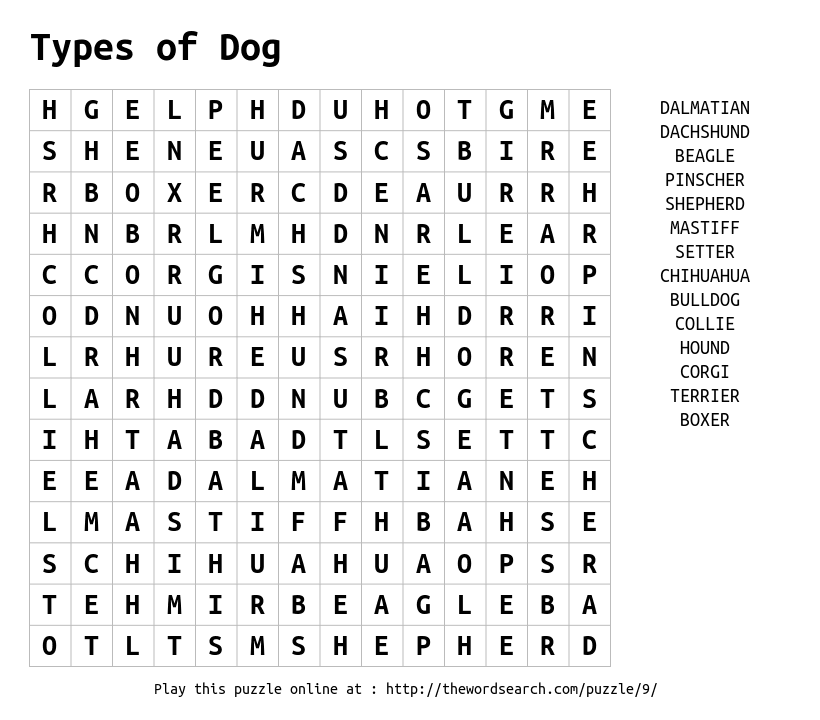
#> input picture src/cs575/hw2/Part_10/p10_search1.png, 820 x 720 px
$ python p6_code.py   (older library calls are emulated)
#> lines starting #> are read from the running program, lines starting #| are printed output that depends on the picture; after the words box and inside, x2 and y2 are one past the last pixel; in counts of white or black regions, pixels touching at a corner belong together
import os
import cv2
import numpy as np
import random


# Part 6
# Find all letters within the grid. Color each letter in a different random color. Identical letters must have
# the same color.

# [17 lines left out: functions color_change, rand_color, not called in this run]


#image = cv2.imread('Part_6/p6_search.png')
image = cv2.imread('Part_10/p10_search1.png')
#> image is the input picture: shape (720, 820, 3); min 0, max 255, mean 237.7
cv2.imshow("Image", image)

gray = cv2.cvtColor(image, cv2.COLOR_BGR2GRAY)
binary = cv2.threshold(gray, 235, 255, cv2.THRESH_BINARY_INV)[1]
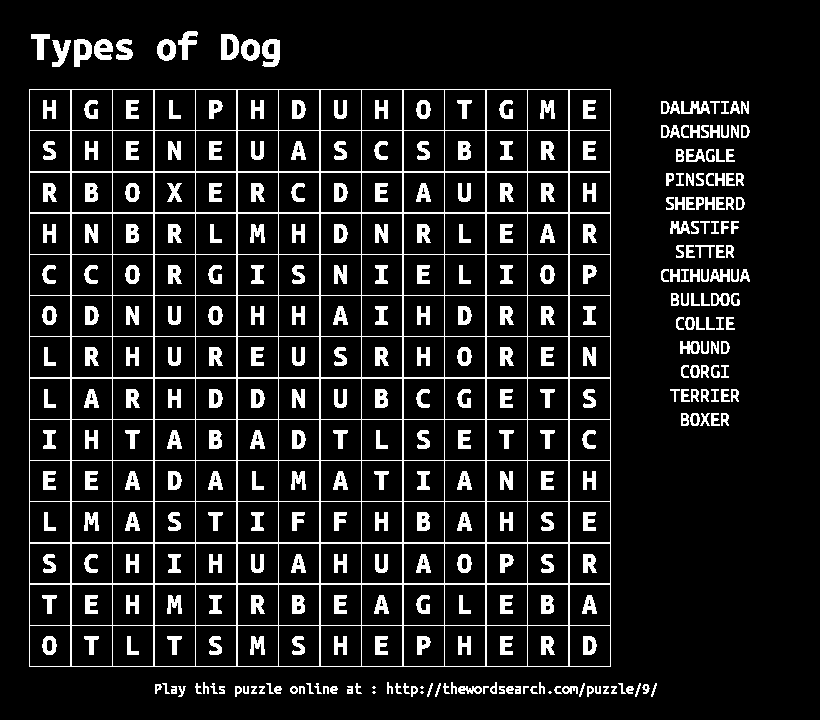
#> binary: shape (720, 820); 11.6% white; 352 white regions (5 under 20 px), largest, box (x1, y1, x2, y2) and area: (29, 89, 611, 667) 23916, (262, 39, 280, 67) 365, (221, 34, 239, 60) 342

se_v = cv2.getStructuringElement(cv2.MORPH_RECT, (1, 50))
e1 = cv2.erode(binary, se_v)
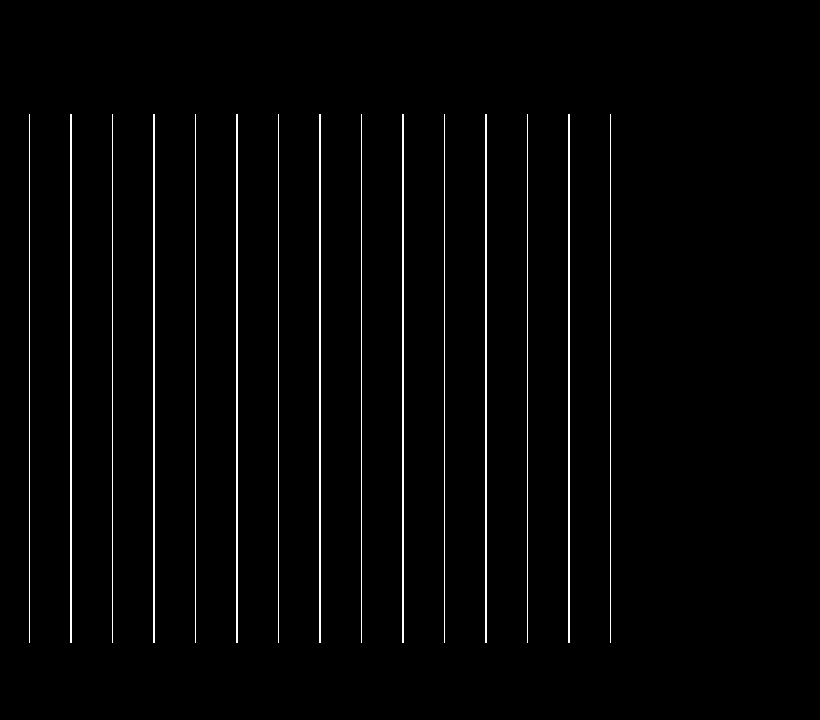
#> e1: shape (720, 820); 2% white in thin lines or dots, all inside (x1, y1, x2, y2) = (29, 114, 611, 643)
vert = cv2.dilate(e1, se_v)
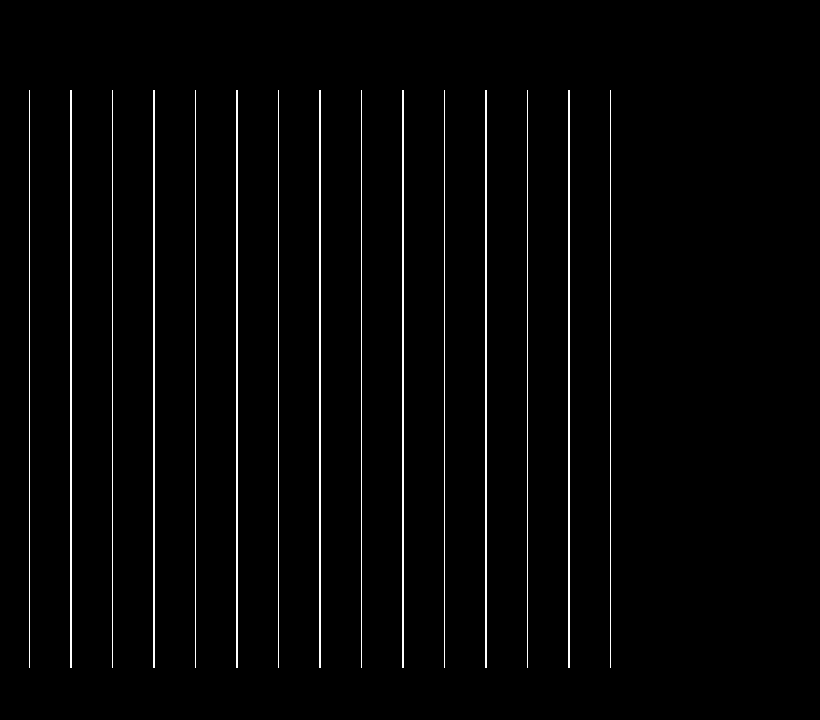
#> vert: shape (720, 820); 2.2% white in thin lines or dots, all inside (x1, y1, x2, y2) = (29, 90, 611, 668)
img = cv2.threshold(e1, 200, 255, cv2.THRESH_BINARY)[1]
v_image, contours, _ = cv2.findContours(img.copy(), cv2.RETR_EXTERNAL, cv2.CHAIN_APPROX_NONE)
#> contours = 15 contours, 8 with area under 20; largest, box (x1, y1, x2, y2) and area: (568, 114, 570, 643) 528, (485, 114, 487, 643) 528, (402, 114, 404, 643) 528, (319, 114, 321, 643) 528, (236, 114, 238, 643) 528, (153, 114, 155, 643) 528, (70, 114, 72, 643) 528
rows = len(contours) - 1
#> rows = 14

se_h = cv2.getStructuringElement(cv2.MORPH_RECT, (50, 1))
e2 = cv2.erode(binary, se_h)
#> e2: shape (720, 820); 1.8% white in thin lines or dots, all inside (x1, y1, x2, y2) = (54, 89, 587, 667)
horz = cv2.dilate(e2, se_h)
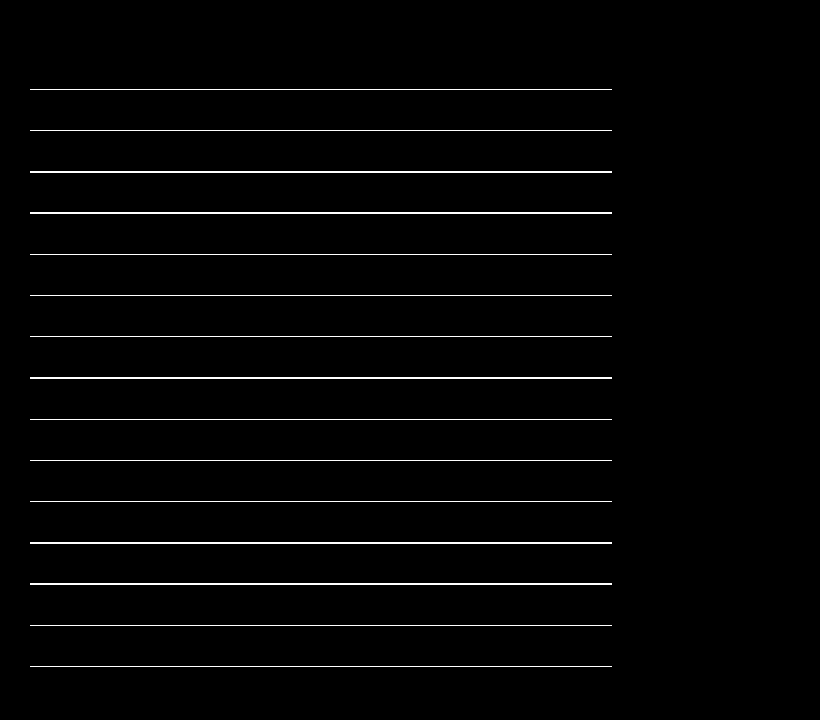
#> horz: shape (720, 820); 2% white in thin lines or dots, all inside (x1, y1, x2, y2) = (30, 89, 612, 667)
img = cv2.threshold(e1, 200, 255, cv2.THRESH_BINARY)[1]
h_image, contours, _ = cv2.findContours(img.copy(), cv2.RETR_EXTERNAL, cv2.CHAIN_APPROX_NONE)
cols = len(contours) - 1
#> cols = 14

grid = cv2.bitwise_or(vert, horz)
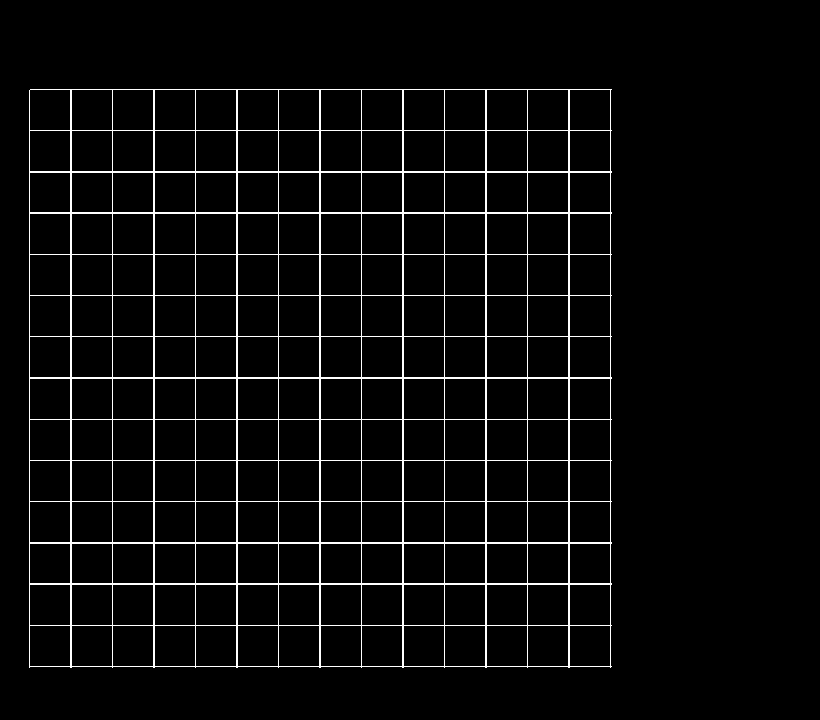
#> grid: shape (720, 820); 4.1% white in thin lines or dots, all inside (x1, y1, x2, y2) = (29, 89, 612, 668)
im2, contours, _ = cv2.findContours(grid, cv2.RETR_LIST, cv2.CHAIN_APPROX_SIMPLE)
#> contours = 197 contours; largest, box (x1, y1, x2, y2) and area: (29, 89, 612, 668) 335277, (569, 625, 611, 667) 1679, (527, 625, 569, 667) 1679, (486, 625, 528, 667) 1679, (444, 625, 486, 667) 1679

area = 0
ct = None
for c in contours:
    if cv2.contourArea(c) > area:
        area = cv2.contourArea(c)
        ct = c
#> this loop made 197 passes
#> area on passes 1, 197: 1679, 335277
#> after the loop, area = 335277; ct = contour of 100 points, box (x1, y1, x2, y2) (29, 89, 612, 668), area 335277

rect = cv2.boundingRect(ct)
#> rect = (29, 89, 583, 579)

corner = rect[1], rect[0]
#> corner = (89, 29)
all_letters = image[rect[1]:rect[1] + rect[3], rect[0]:rect[0] + rect[2]]
mask = ~grid[rect[1]:rect[1] + rect[3], rect[0]:rect[0] + rect[2]]
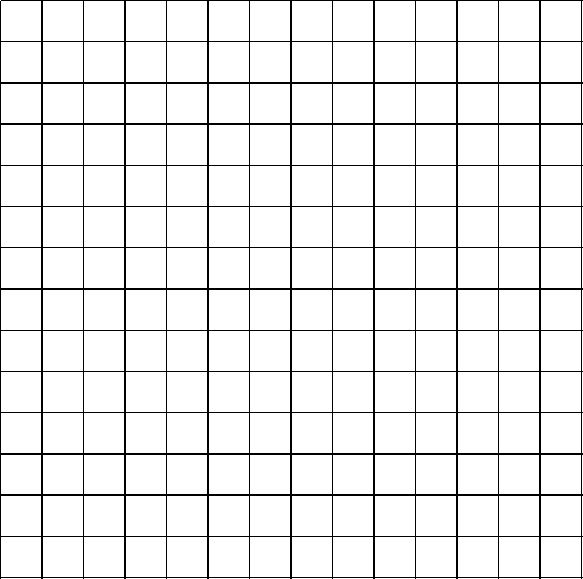
#> mask: shape (579, 583); 92.9% white; black in thin lines or dots
mask = cv2.cvtColor(mask, cv2.COLOR_GRAY2BGR)
#> mask: shape (579, 583, 3); 92.9% white; black in thin lines or dots

all_letters = cv2.dilate(all_letters, (5, 5))
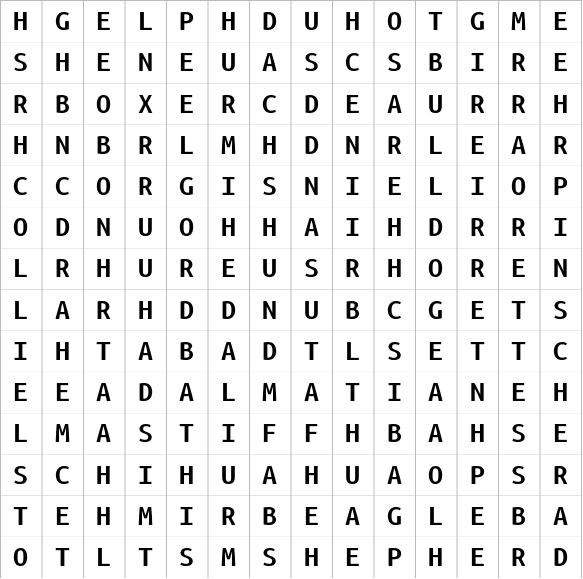
#> all_letters: shape (579, 583, 3); min 0, max 255, mean 234.8

height, width = mask.shape[:2]
print("Height:", height, "Width:", width)
#| Height: 579 Width: 583
row_size = height // rows
#> row_size = 41
col_size = width // cols
#> col_size = 41

word_search_array = [['-' for i in range(cols)] for j in range(rows)]

#> (the run stopped early here; a loop or call above may not have finished)

$ run again, with src/cs575/hw2/Part_6/p6_search.png copied over src/cs575/hw2/Part_10/p10_search1.png
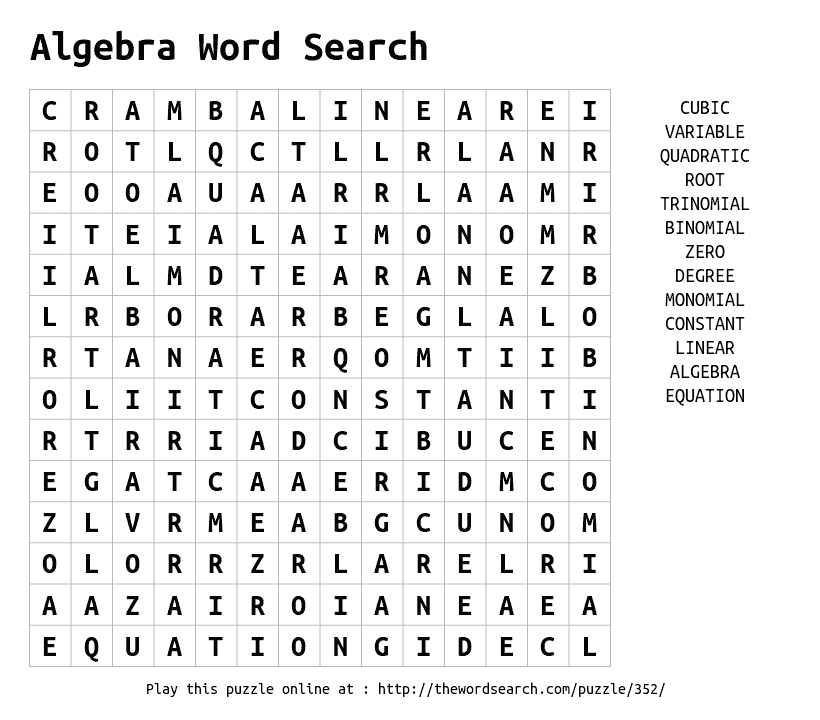
#> input picture src/cs575/hw2/Part_6/p6_search.png, 820 x 720 px
#> image is the input picture: shape (720, 820, 3); min 4, max 255, mean 237.3
#> `binary = cv2.threshold(gray, 235, 255, cv2.THRESH_BINARY_INV)[1]`:
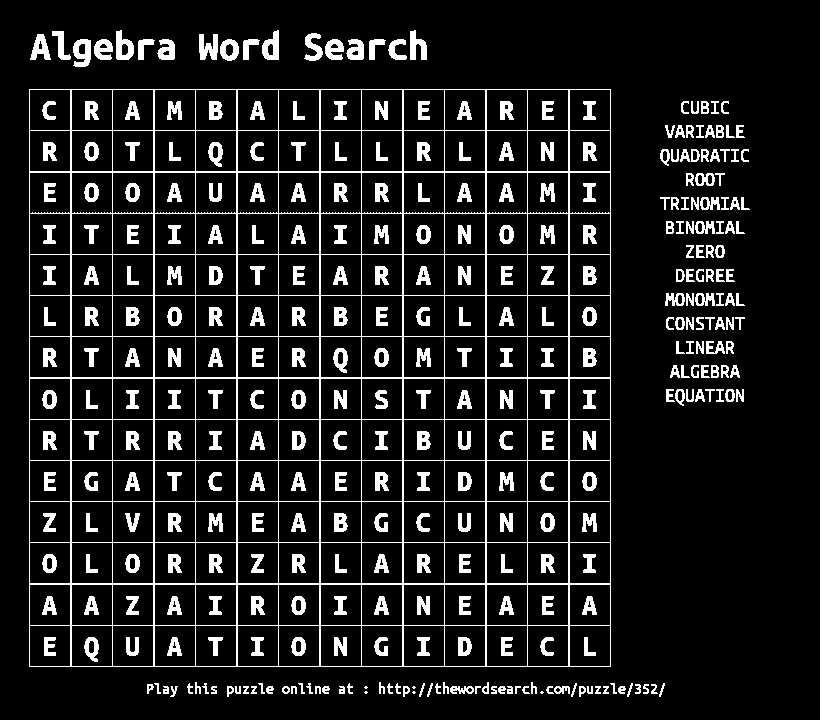
#> binary: shape (720, 820); 11.6% white; 356 white regions (5 under 20 px), largest, box (x1, y1, x2, y2) and area: (29, 89, 611, 667) 22978, (73, 39, 91, 67) 362, (199, 34, 218, 60) 347
#> e1: shape (720, 820); 2% white in thin lines or dots, all inside (x1, y1, x2, y2) = (29, 114, 611, 643)
#> vert: shape (720, 820); 2.2% white in thin lines or dots, all inside (x1, y1, x2, y2) = (29, 90, 611, 668)
#> `v_image, contours, _ = cv2.findContours(img.copy(), cv2.RETR_EXTERNAL,..`: contours = 15 contours, 8 with area under 20; largest, box (x1, y1, x2, y2) and area: (568, 114, 570, 643) 528, (485, 114, 487, 643) 528, (402, 114, 404, 643) 528, (319, 114, 321, 643) 528, (236, 114, 238, 643) 528, (153, 114, 155, 643) 528, (70, 114, 72, 643) 528
#> rows = 14
#> e2: shape (720, 820); 1.6% white in thin lines or dots, all inside (x1, y1, x2, y2) = (54, 89, 587, 667)
#> horz: shape (720, 820); 1.8% white in thin lines or dots, all inside (x1, y1, x2, y2) = (30, 89, 612, 667)
#> grid: shape (720, 820); 3.9% white in thin lines or dots, all inside (x1, y1, x2, y2) = (29, 89, 612, 668)
#> `im2, contours, _ = cv2.findContours(grid, cv2.RETR_LIST, cv2.CHAIN_APP..`: contours = 197 contours; largest, box (x1, y1, x2, y2) and area: (29, 89, 612, 668) 335275, (569, 625, 611, 667) 1679, (527, 625, 569, 667) 1679, (486, 625, 528, 667) 1679, (444, 625, 486, 667) 1679
#> the loop `for c in contours:` made 197 passes
#> area on passes 1, 197: 1679, 335275
#> after the loop `for c in contours:`: area = 335275; ct = contour of 98 points, box (x1, y1, x2, y2) (29, 89, 612, 668), area 335275
#> rect = (29, 89, 583, 579)
#> corner = (89, 29)
#> `all_letters = cv2.dilate(all_letters, (5, 5))`:
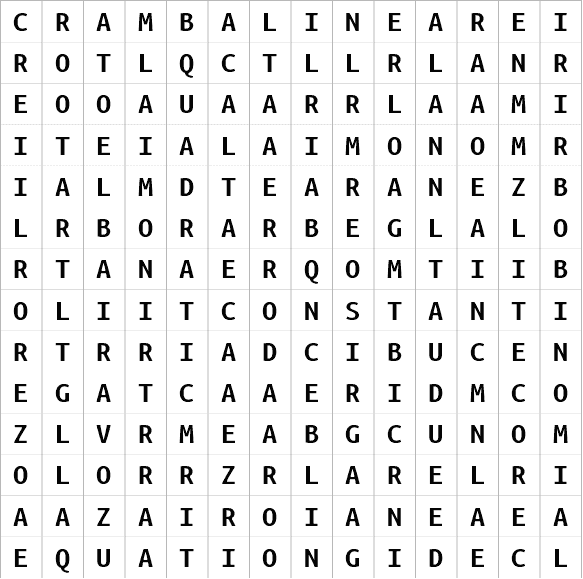
#> all_letters: shape (579, 583, 3); min 4, max 255, mean 235
#| Height: 579 Width: 583
#> row_size = 41

$ run again, with src/cs575/hw2/Part_10/p10_search2.png copied over src/cs575/hw2/Part_10/p10_search1.png
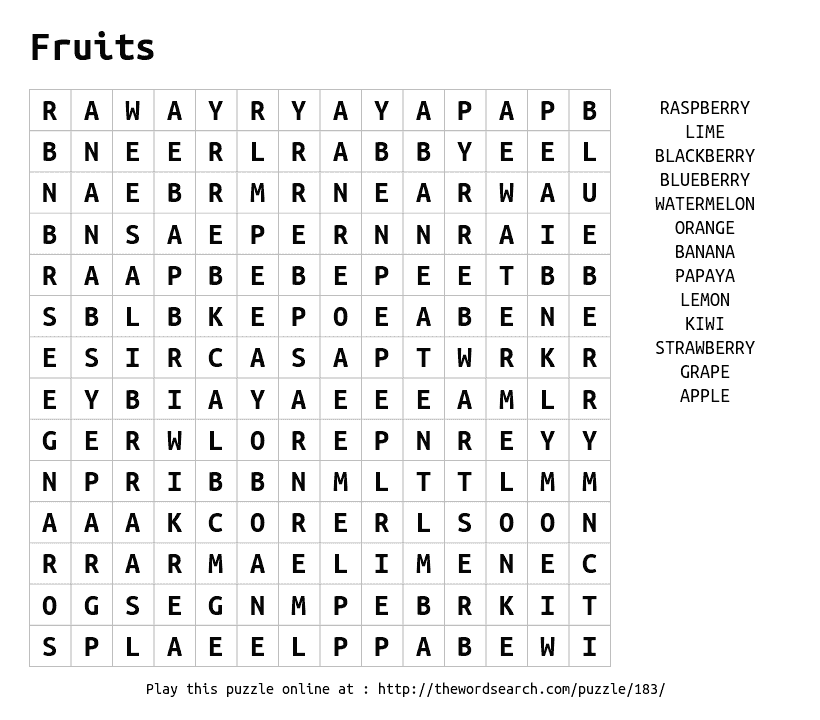
#> input picture src/cs575/hw2/Part_10/p10_search2.png, 820 x 720 px
#> image is the input picture: shape (720, 820, 3); min 5, max 255, mean 238.2
#> `binary = cv2.threshold(gray, 235, 255, cv2.THRESH_BINARY_INV)[1]`:
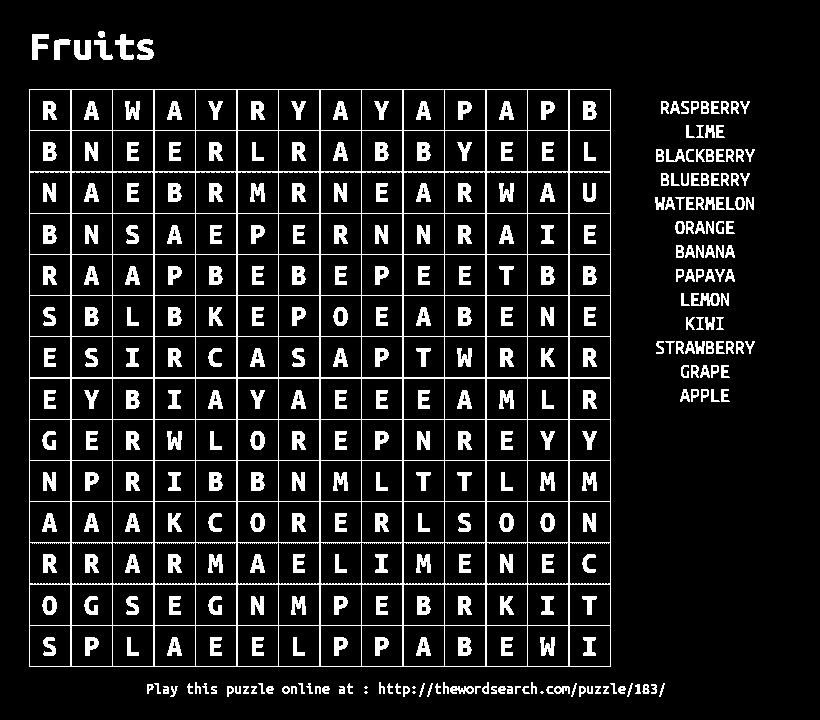
#> binary: shape (720, 820); 11.2% white; 348 white regions (5 under 20 px), largest, box (x1, y1, x2, y2) and area: (29, 89, 611, 667) 22776, (32, 34, 49, 60) 260, (115, 34, 134, 60) 255
#> e1: shape (720, 820); 2% white in thin lines or dots, all inside (x1, y1, x2, y2) = (29, 114, 611, 643)
#> vert: shape (720, 820); 2.2% white in thin lines or dots, all inside (x1, y1, x2, y2) = (29, 90, 611, 668)
#> `v_image, contours, _ = cv2.findContours(img.copy(), cv2.RETR_EXTERNAL,..`: contours = 15 contours, 8 with area under 20; largest, box (x1, y1, x2, y2) and area: (568, 114, 570, 643) 528, (485, 114, 487, 643) 528, (402, 114, 404, 643) 528, (319, 114, 321, 643) 528, (236, 114, 238, 643) 528, (153, 114, 155, 643) 528, (70, 114, 72, 643) 528
#> rows = 14
#> e2: shape (720, 820); 1.4% white in thin lines or dots, all inside (x1, y1, x2, y2) = (54, 89, 587, 667)
#> horz: shape (720, 820); 1.6% white in thin lines or dots, all inside (x1, y1, x2, y2) = (30, 89, 612, 667)
#> grid: shape (720, 820); 3.7% white in thin lines or dots, all inside (x1, y1, x2, y2) = (29, 89, 612, 668)
#> `im2, contours, _ = cv2.findContours(grid, cv2.RETR_LIST, cv2.CHAIN_APP..`: contours = 197 contours; largest, box (x1, y1, x2, y2) and area: (29, 89, 612, 668) 335273, (569, 542, 611, 585) 1720, (527, 542, 569, 585) 1720, (486, 542, 528, 585) 1720, (444, 542, 486, 585) 1720
#> the loop `for c in contours:` made 197 passes
#> area on passes 1, 29, 197: 1679, 1720, 335273
#> after the loop `for c in contours:`: area = 335273; ct = contour of 96 points, box (x1, y1, x2, y2) (29, 89, 612, 668), area 335273
#> rect = (29, 89, 583, 579)
#> corner = (89, 29)
#> `all_letters = cv2.dilate(all_letters, (5, 5))`:
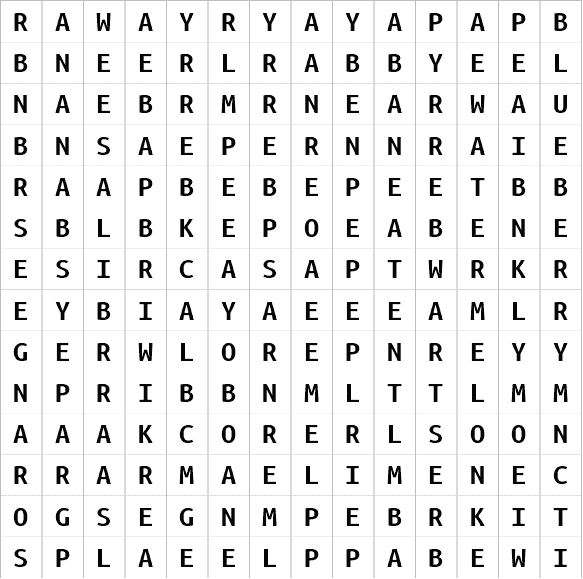
#> all_letters: shape (579, 583, 3); min 5, max 255, mean 234.6
#| Height: 579 Width: 583
#> row_size = 41
